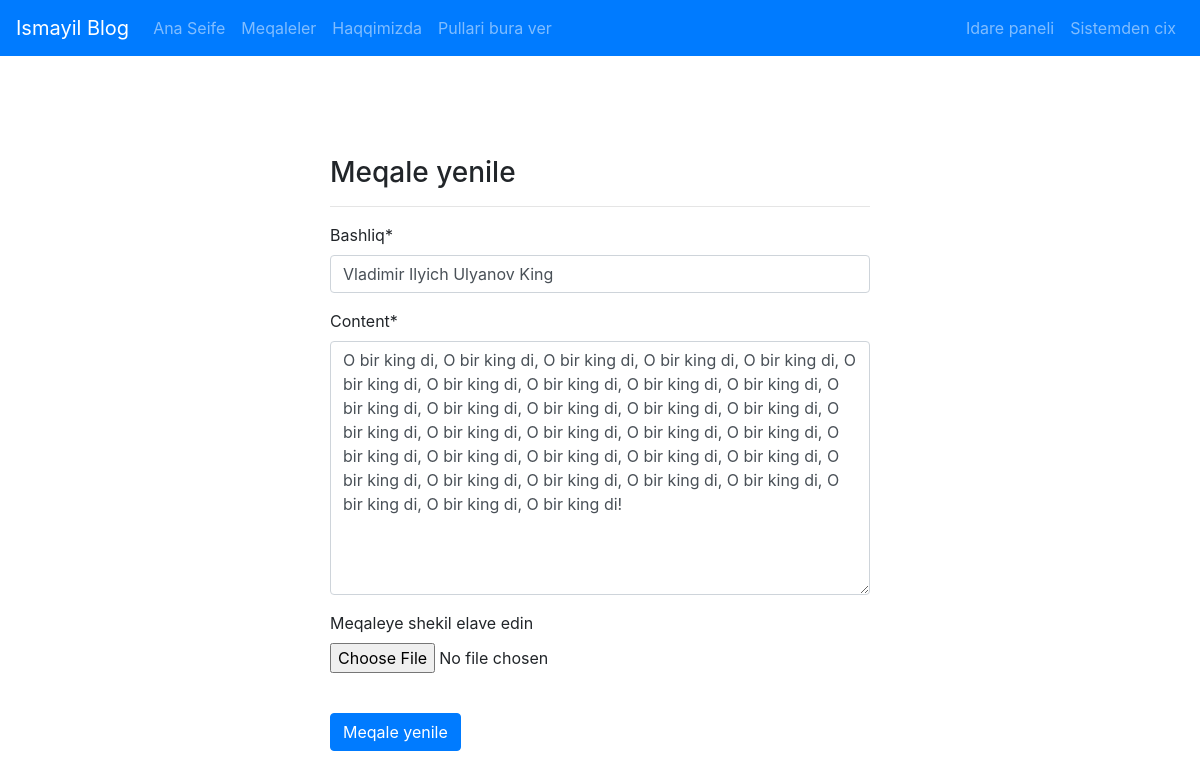
The app's page /articles/update/1/ (signed in) with its own data.
### article/models.py (models this page shows, shortened)
class Article(models.Model):
    author = models.ForeignKey("auth.User", on_delete = models.CASCADE, verbose_name = "Yazar")
    title = models.CharField(max_length=50, verbose_name = "Bashliq", validators=[MinLengthValidator(10)])
    content = RichTextField()
    article_image = models.FileField(blank=True, null=True, verbose_name= "Meqaleye shekil elave edin")
    created_date = models.DateTimeField(auto_now_add=True, verbose_name= "Yarandigi tarix")
    class Meta:
        ordering = ['-created_date']

### article/views.py (the view)
# urls.py: path('update/<int:id>/', views.update, name= "update"),
@login_required(login_url = "user:login")
def update(request, id):
    article = get_object_or_404(Article, id=id)
    form = ArticleForm(request.POST or None, request.FILES or None, instance = article)
    if form.is_valid():
        article = form.save(commit=False)
        article.author = request.user
        article.save()
        messages.success(request, "Meqale yenilendi")
        return redirect("article:dashboard")
    return render(request, "update.html", {"form":form})

### article/forms.py
class ArticleForm(forms.ModelForm):
    class Meta:
        model = Article
        fields = ["title", "content", "article_image"]

### article/templates/update.html (shortened to what this page needs)
{% extends "layout.html" %}
{% block body %}
{% load crispy_forms_tags %}
<div class="row">
  <div class="col-md-6 offset-md-3">
    <h3>Meqale yenile</h3>
    <hr>
    <form method="POST" enctype="multipart/form-data">
        {{form|crispy}}
        <br>
        <button type="submit" class = "btn btn-primary">Meqale yenile</button>
    </form>
  </div>
</div>
{% endblock body %}

### records on screen
Article: title "Vladimir Ilyich Ulyanov King", content "O bir king di, O bir king di, O bir king di, O bir king di, O bir king di, O bir king di, O bir king di, O bir king di, O bir king di, O bir king di, O bir king di, O bir king di, O bir king di, O bir king di, O bir king di, O bir king di, O bir king di, O bir king di, O bir king di, O bir king di, O bir king di, O bir king di, O bir king di, O bir king di, O bir king di, O bir king di, O bir king di, O bir king di, O bir king di, O bir king di, O bir king di, O bir king di, O bir king di!"
